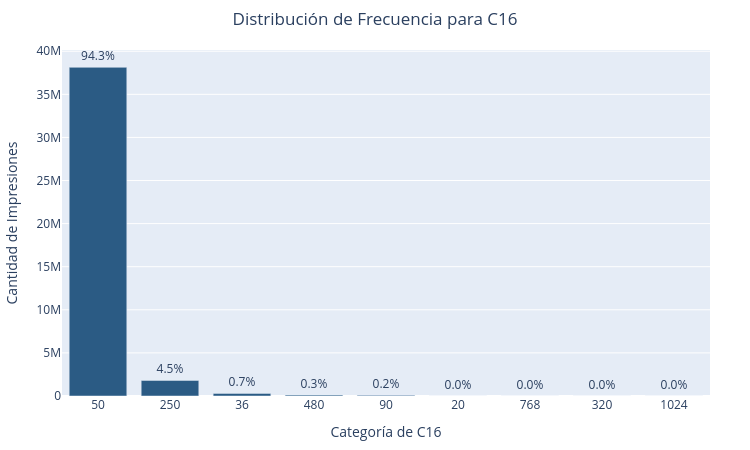

This figure's notebook cell:
### Markdown cell above
## Gráfico de frecuencia de las principales variables Categóricas  

En este apartado se realizarán los correspondientes gráficos a las variables que presentan una cardinalidad baja, de lo contrario, los gráficos serán poco interpretables por el gran número de categorías que tienen 14 variables antes mencionadas. De esta manera, se harán los siguientes gráficos: 

### C16

### Code cell
# 1. Agrupar y contar frecuencias directamente en PySpark (eficiente para 40M)
df__counts = df_transformed.groupBy("C16").count() \
    .orderBy("count", ascending=False) \
    .toPandas()

# Convertir C16 a string para forzar tratamiento categórico en el eje X
df__counts["C16"] = df__counts["C16"].astype(str)

# Calcular porcentaje del total de impresiones
total_impressions = df__counts["count"].sum()
df__counts["porcentaje"] = (df__counts["count"] / total_impressions) * 100

# 2. Crear gráfico de barras interactivo
fig = px.bar(
    df__counts,
    x="C16",
    y="count",
    text=df__counts["porcentaje"].apply(lambda x: f"{x:.1f}%"),
    title="Distribución de Frecuencia para C16",
    labels={"C16": "Valor de C16", "count": "Total de Impresiones"},
    color_discrete_sequence=["#2B5B84"]
)

# 3. Personalizar interacción (hover/tooltip) y diseño
fig.update_traces(
    textposition="outside",
    hovertemplate="<b>Altura (C16):</b> %{x} px<br>" +
                  "<b>Impresiones:</b> %{y:,.0f}<br>" +
                  "<b>Porcentaje:</b> %{text}<extra></extra>"
)

fig.update_layout(
    height=450,
    width=750,
    xaxis_type="category",
    yaxis_title="Cantidad de Impresiones",
    xaxis_title="Categoría de C16",
    title_x=0.5,
    margin=dict(t=50, b=40, l=40, r=40)
)

fig.show()

### Figure 1 — Plotly figure (JSON) as saved in the notebook; plotly's stock layout.template omitted (floating-point values rounded to 4 significant figures)
{"data": [{"hovertemplate": "<b>Altura (C16):</b> %{x} px<br><b>Impresiones:</b> %{y:,.0f}<br><b>Porcentaje:</b> %{text}<extra></extra>", "legendgroup": "", "marker": {"color": "#2B5B84", "pattern": {"shape": ""}}, "name": "", "orientation": "v", "showlegend": false, "text": ["94.3%", "4.5%", "0.7%", "0.3%", "0.2%", "0.0%", "0.0%", "0.0%", "0.0%"], "textposition": "outside", "type": "bar", "x": ["50", "250", "36", "480", "90", "20", "768", "320", "1024"], "xaxis": "x", "y": [38136554, 1806334, 298794, 103365, 74533, 3069, 2560, 2137, 1621], "yaxis": "y"}], "layout": {"barmode": "relative", "height": 450, "legend": {"tracegroupgap": 0}, "margin": {"b": 40, "l": 40, "r": 40, "t": 50}, "title": {"text": "Distribución de Frecuencia para C16", "x": 0.5}, "width": 750, "xaxis": {"anchor": "y", "domain": [0, 1], "title": {"text": "Categoría de C16"}, "type": "category"}, "yaxis": {"anchor": "x", "domain": [0, 1], "title": {"text": "Cantidad de Impresiones"}}}}
